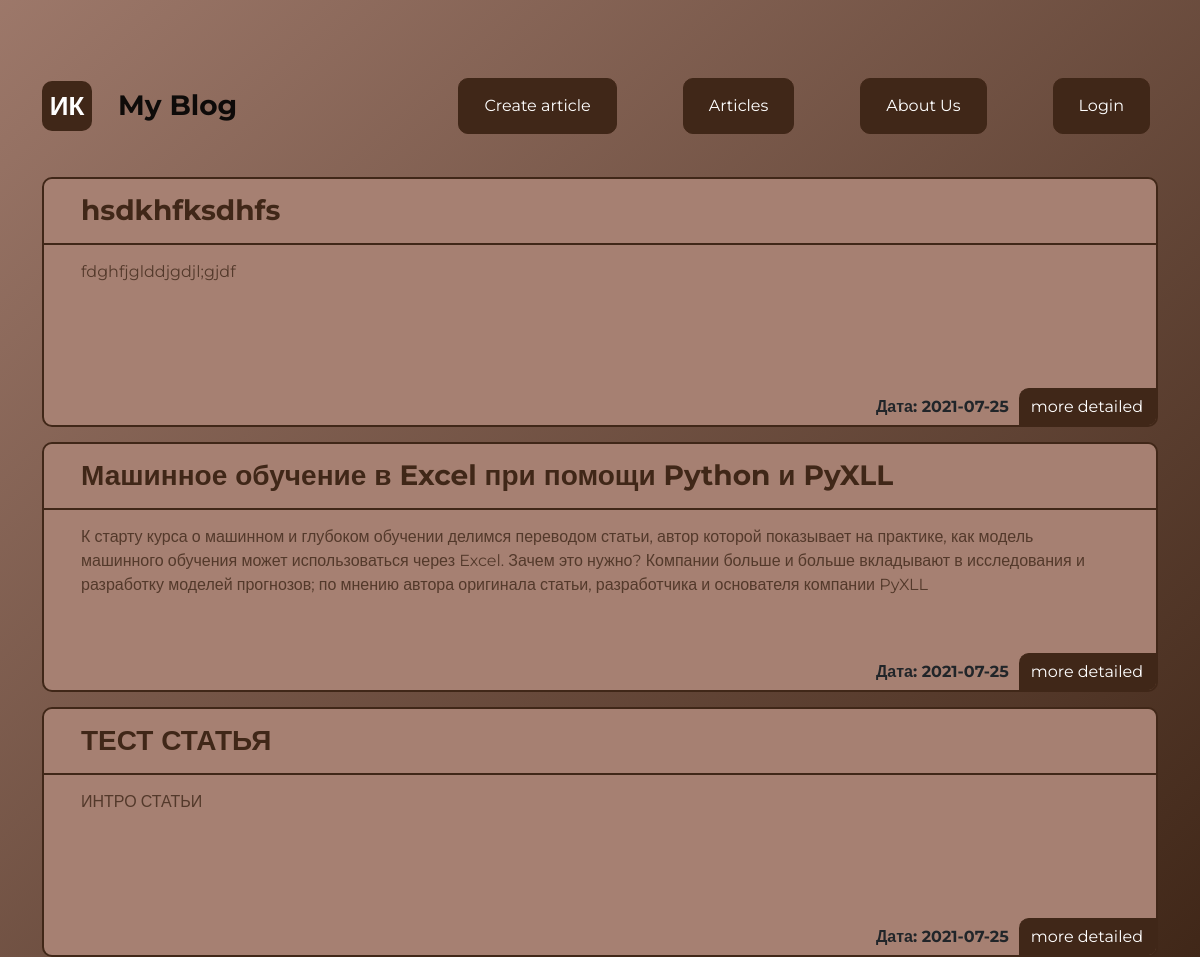
Page /articles on the earlier database version.
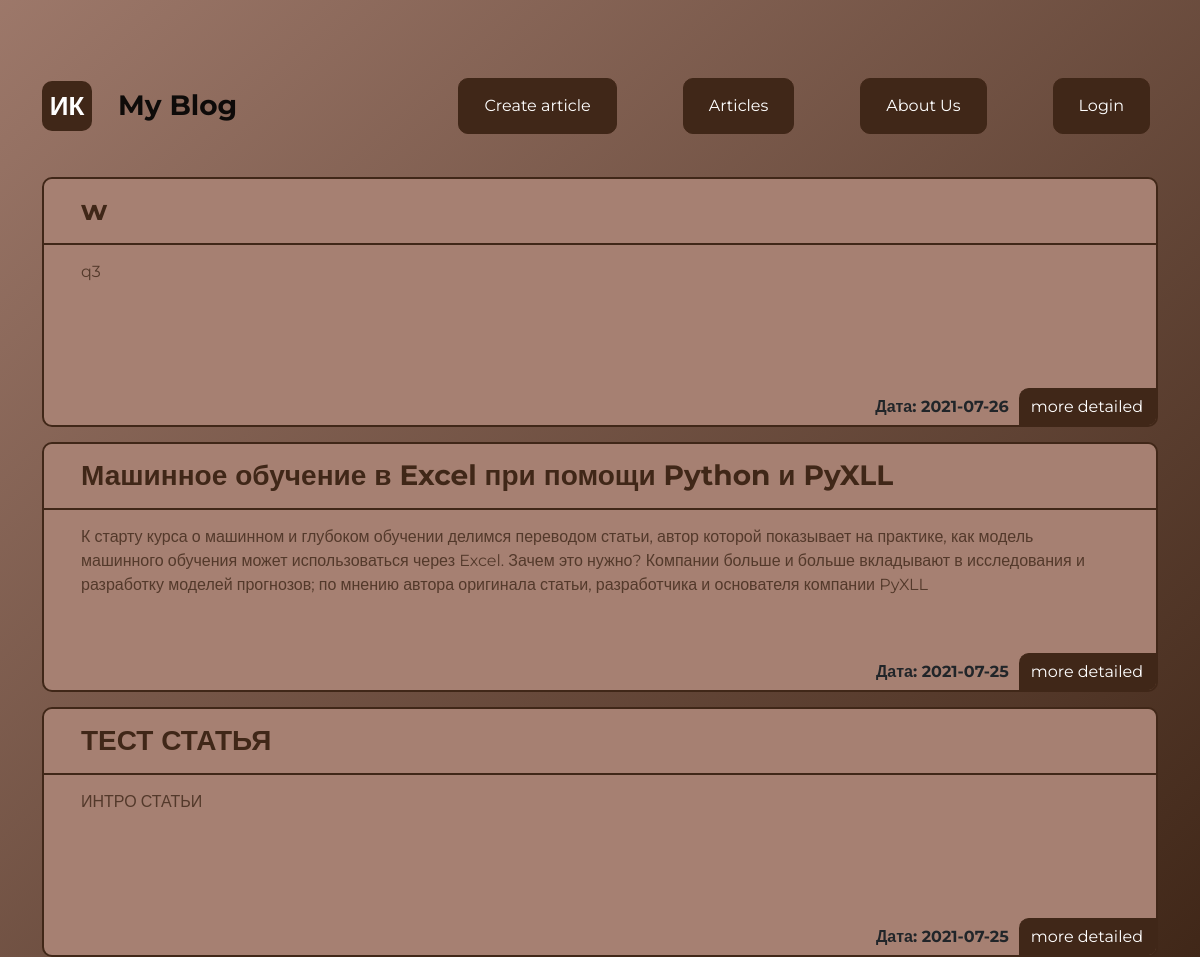
Same page on the later database version.
### app.py (models this page shows, shortened)
class Article(db.Model):
    id = db.Column(db.Integer, primary_key=True)
    title = db.Column(db.String(100), nullable=False)
    intro = db.Column(db.String(300), nullable=False)
    text_article = db.Column(db.Text, nullable=False)
    date = db.Column(db.DateTime, default=datetime.utcnow)

### app.py (the view)
@app.route('/articles')
def articles():
    posts = Article.query.order_by(Article.date.desc()).all()
    return render_template("articles.html", articles=posts)

### templates/articles.html (shortened to what this page needs)
{% extends "base.html" %}
{% block head %}
    <link rel="stylesheet" href="{{ url_for('static', filename='css/articles.css') }}">
{% endblock %}
{% block body %}
    <div class="container articles">
        {% for element in articles %}
            <div class="container article">
                <div class="container title-article">
                    <h3>{{ element.title }}</h3>
                </div>
                <div class="container main-article">
                    <div class="container intro-article">
                        <p>{{ element.intro }}</p>
                    </div>
                </div>
                <div class="container bottom-article">
                    <b>Дата: {{ element.date.date() }}</b>
                    <a href="/articles/{{ element.id }}" class="nav-link">
                        <button type="button" class="btn btn-dark">more detailed</button>
                    </a>
                </div>
            </div>
        {% endfor %}
    </div>
{% endblock %}

### templates/base.html (shortened to what this page needs)
<!doctype html>
<html lang="en">
<head>
    <link href="https://cdn.jsdelivr.net/npm/bootstrap@5.0.1/dist/css/bootstrap.min.css" rel="stylesheet"
>
    <link rel="stylesheet" href="{{ url_for('static', filename='css/base.css') }}">
    {% block head %}{% endblock %}
</head>
<body>
<nav class="navbar navbar-expand-lg navbar-light">
    <div class="container">
        <a class="navbar-brand logo-mini" href="http://127.0.0.1:5000"><span class="logo-mini-text">ИК</span></a>
        <a class="navbar-brand" href="http://127.0.0.1:5000">
            <div class="logo-text">
                <h3>My Blog</h3>
            </div>
        </a>
        <div class="collapse navbar-collapse" id="navbarSupportedContent">
            <ul class="navbar-nav mr-auto mb-2 mb-lg-0">
                <li class="nav-item">
                    <a class="nav-link" href="http://127.0.0.1:5000/create-article">
                        <button type="button" class="btn btn-primary">Create article</button>
                    </a>
                </li>
                <li class="nav-item">
                    <a class="nav-link" href="http://127.0.0.1:5000/articles">
                        <button type="button" class="btn btn-primary">Articles</button>
                    </a>
                </li>
                <li class="nav-item">
                    <a class="nav-link" href="http://127.0.0.1:5000/about">
                        <button type="button" class="btn btn-primary">About Us</button>
                    </a>
                </li>
                <li class="nav-item">
                    <a class="nav-link" href="http://127.0.0.1:5000/about">
                        <button type="button" class="btn btn-primary">Login</button>
                    </a>
                </li>
            </ul>
        </div>
    </div>
</nav>
{% block body %}
{% endblock %}
</body>
</html>

### static/css/base.css (style rules this page uses)
* { font-family: "Montserrat", sans-serif; }
html, body { height: 100%; }
.collapse { justify-content: flex-end; }
.logo-text { display: flex; align-items: center; text-align: center; margin-left: 10px; }
.logo-text h3 { display: block; font-weight: bold; margin: 0; }
.logo-mini { display: flex; align-items: center; justify-content: center; height: 50px; width: 50px; background-color: #0487D9; border-radius: 10px; border-color: #0487D9; }
.logo-mini .logo-mini-text { display: block; color: #ffffff; font-size: 26px; font-weight: bold; margin: 0; padding: 0; }
.navbar { margin-top: 70px; }
.nav-link { margin: 0 25px; padding: 0; }
.nav-item:first-child a { margin-left: 0; }
.nav-item:last-child a { margin-right: 0; }
.btn-primary { display: flex; flex-direction: row; align-items: flex-start; padding: 15px 25px; outline: none; background-color: #0487D9; border-radius: 10px; border-color: #0487D9; }

### static/css/articles.css (style rules this page uses)
body { background: linear-gradient(317.48deg, #402718 -0.24%, #A68072 110.32%); background-attachment: fixed; overflow: hidden; }
.logo-mini { background-color: #402718; border-color: #402718; }
.btn-primary { background-color: #402718; border-color: #402718; }
.btn-dark { background-color: #402718; border-color: #402718; }
.articles { margin-top: 35px; }
.article { height: 250px; padding: 0; background: #a68072; border: #402718 solid 2px; border-radius: 10px; margin-bottom: 15px; display: flex; flex-direction: column; flex-wrap: nowrap; align-items: stretch; align-content: stretch; }
.title-article { background: #a68072; border-radius: 10px 10px 0 0; border-bottom: #402718 solid 2px; color: #402718; font-size: 24px; }
.title-article h3 { font-weight: bold; margin: 15px 25px; }
.main-article { height: 60%; }
.intro-article { color: rgba(63, 39, 25, 0.8); height: 100%; padding: 0; }
.intro-article p { margin: 15px 25px; }
.bottom-article { display: flex; justify-content: flex-end; align-items: flex-end; padding: 0; }
.bottom-article a { margin: 0; padding: 0; }
.bottom-article b { margin: 6px 10px; }
.bottom-article .btn-dark { border-radius: 10px 0 7px 0; border-left: none; border-bottom: none; }

Differences in the rows shown:
removed Article: title "hsdkhfksdhfs", intro "fdghfjglddjgdjl;gjdf", date "2021-07-25"
added Article: title "w", intro "q3", date "2021-07-26"
